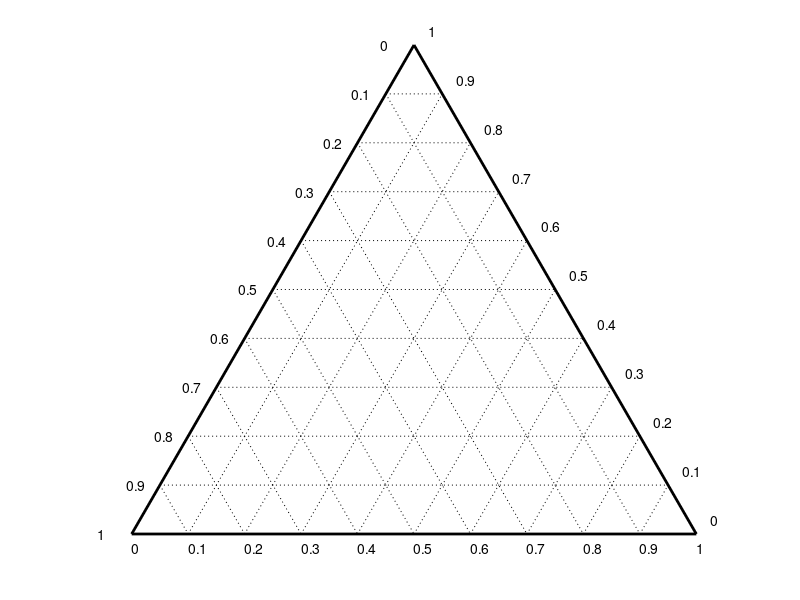

Source code (MATLAB):
function [h,hg,htick] = terplot(number)
%________________________________________________________________________________________________________________________
% Utilized in analysis by Kevin L. Turner
% The Pennsylvania State University, Dept. of Biomedical Engineering
% https://github.com/KL-Turner
%
% Code unchanged with the exception of this block for record keeping. All rights belong to original author
%________________________________________________________________________________________________________________________

%FUNCTION [h,hg,htick]=TERPLOT perpares a ternary axis system that is
% needed for the ternaryc function. It returns three handels:
% - h:      to modify the patch created by the fill function;
% - hg:     to change each grid line separately (must probably be
% modified);
% - htick:  to edit the tick labels (probably very inconvinient)
%
% Uli Theune, Geophysics, University of Alberta
%
if nargin<1
    number=11;
end
h=fill([0 1 0.5 0],[0 0 0.866 0],'w','linewidth',2);
%set(h,'facecolor',[0.7 0.7 0.7],'edgecolor','w')
%set(gcf,'color',[0 0 0.3])
d1=cos(pi/3);
d2=sin(pi/3);
l=linspace(0,1,number);
hold on
for i=2:length(l)-1
   hg(i-1,3)=plot([l(i)*d1 1-l(i)*d1],[l(i)*d2 l(i)*d2],':k','linewidth',0.25);
   hg(i-1,1)=plot([l(i) l(i)+(1-l(i))*d1],[0 (1-l(i))*d2],':k','linewidth',0.25);
   hg(i-1,2)=plot([(1-l(i))*d1 1-l(i)],[(1-l(i))*d2 0],':k','linewidth',0.25);
end
hold off
axis image
axis off
% Make x-tick labels
for i=1:number
    htick(i,1)=text(l(i),-0.025,num2str(l(i)));
    htick(i,3)=text(1-l(i)*cos(pi/3)+0.025,l(i)*sin(pi/3)+0.025,num2str(l(i)));
    htick(i,2)=text(0.5-l(i)*cos(pi/3)-0.06,sin(pi/3)*(1-l(i)),num2str(l(i)));
end

set(gcf,'WindowButtonDownFcn','InitTerExpl');
global hx;



